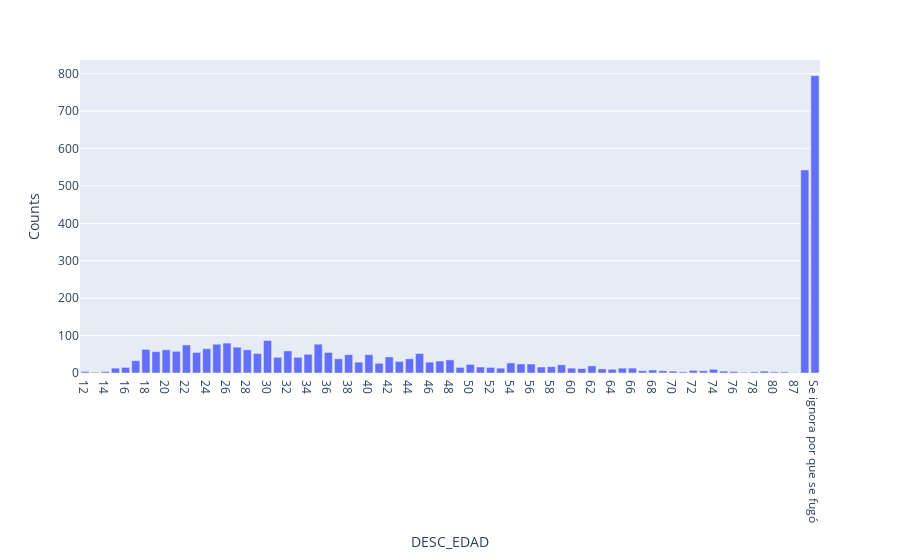

Source (notebook cell):
### Markdown cell above
### Accidente Tragico Principales Factores

### Code cell
# Bar Plot
items, counts = np.unique(atus_transformed.query("ACC_TRAGICO == 1")["DESC_EDAD"], return_counts = True) 
pd.DataFrame({"DESC_EDAD": items, "Counts": counts}).plot.bar(x = "DESC_EDAD", y = "Counts")

### Figure 1 — Plotly figure (JSON) as saved in the notebook; plotly's stock layout.template omitted (floating-point values rounded to 4 significant figures)
{"data": [{"alignmentgroup": "True", "hovertemplate": "DESC_EDAD=%{x}<br>Counts=%{y}<extra></extra>", "legendgroup": "", "marker": {"color": "#636efa", "pattern": {"shape": ""}}, "name": "", "offsetgroup": "", "orientation": "v", "showlegend": false, "textposition": "auto", "type": "bar", "x": ["12", "13", "14", "15", "16", "17", "18", "19", "20", "21", "22", "23", "24", "25", "26", "27", "28", "29", "30", "31", "32", "33", "34", "35", "36", "37", "38", "39", "40", "41", "42", "43", "44", "45", "46", "47", "48", "49", "50", "51", "52", "53", "54", "55", "56", "57", "58", "59", "60", "61", "62", "63", "64", "65", "66", "67", "68", "69", "70", "71", "72", "73", "74", "75", "76", "77", "78", "79", "80", "84", "87", "No especificado", "Se ignora por que se fugó"], "xaxis": "x", "y": [4, 2, 4, 13, 15, 33, 63, 57, 62, 58, 75, 55, 65, 77, 80, 69, 62, 52, 87, 42, 59, 42, 50, 77, 55, 38, 49, 29, 49, 26, 43, 31, 38, 52, 29, 32, 35, 15, 23, 16, 15, 13, 27, 24, 24, 16, 17, 22, 13, 12, 19, 11, 10, 13, 13, 6, 8, 6, 5, 3, 7, 6, 10, 5, 4, 2, 3, 5, 3, 3, 1, 543, 795], "yaxis": "y"}], "layout": {"barmode": "relative", "legend": {"tracegroupgap": 0}, "margin": {"t": 60}, "xaxis": {"anchor": "y", "domain": [0, 1], "title": {"text": "DESC_EDAD"}}, "yaxis": {"anchor": "x", "domain": [0, 1], "title": {"text": "Counts"}}}}
